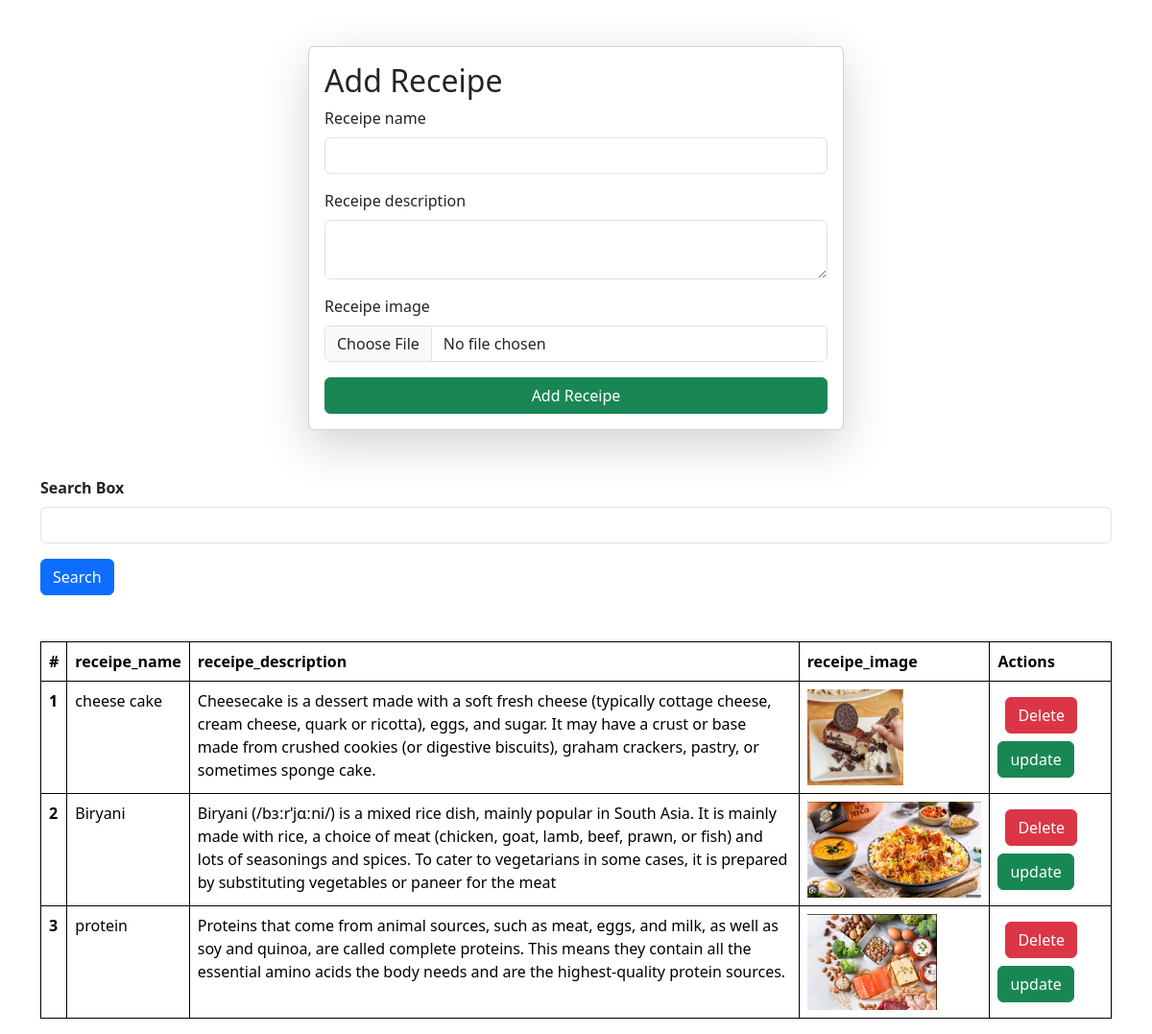
Screenshot of /receipes/ with the database file from the repository.
### vege/models.py (models this page shows, shortened)
class Receipe(models.Model):
    receipe_name = models.CharField(max_length=100)
    receipe_description = models.TextField()
    receipe_image = models.ImageField(upload_to="receipe")

### vege/views.py (the view, shortened to what this page needs)
def receipes(request):
    queryset = Receipe.objects.all()
    if request.GET.get('Search'):
        print(request.GET.get('Search'))
        queryset = queryset.filter(receipe_name__icontains = request.GET.get('Search'))
    context = {'receipes' : queryset}
    return render(request , 'receipes.html' , context)

### vege/templates/receipes.html (shortened to what this page needs)
{% extends  "base.html" %}
{% block start %}
<div class="container mt-5">
    <form class=" col-6 mx-auto card p-3 shadow-lg" method="post" enctype="multipart/form-data">
        <h2>Add Receipe</h2>
        <div class="mb-3">
          <label for="exampleInputEmail1" class="form-label">Receipe name</label>
          <input name = "receipe_name" required type="text" class="form-control" >
        </div>
        <div class="mb-3">
          <label for="exampleInputPassword1" name="receipe_description" class="form-label">Receipe description</label>
          <textarea class="form-control" name="receipe_description" required ></textarea>
        </div>
        <div class="mb-3">
            <label for="exampleInputEmail1"  class="form-label">Receipe image</label>
            <input name="receipe_image" type="file" class="form-control" >
          </div>
        <button type="submit" class="btn btn-success">Add Receipe</button>
      </form>
          <form>
          <div class = "mb-3">
            <label for ="exampleInputEmail1" class="form-label"><strong>Search Box</strong></label>
            <input name = "Search"   type="text" class="form-control">
      </div>
        <button type="submit" class = "btn btn-primary">Search</button>
      </form>
      <table class="table mt mt-5">
        <thead>
          <tr>
            <th scope="col">#</th>
            <th scope="col">receipe_name</th>
            <th scope="col">receipe_description</th>
            <th scope="col">receipe_image</th>
            <th scope="col">Actions</th>
          </tr>
        </thead>
        <tbody>
        {% for receipe in receipes %}
          <tr>
            <th scope="row">{{ forloop.counter}}</th>
            <td>{{receipe.receipe_name}}</td>
            <td>{{receipe.receipe_description}}</td>
            <td>
                <img src = "/media/{{ receipe.receipe_image }} " style = "height: 100px;" >  </td>
            <td>
                <a href="/delete_receipe/{{receipe.id}}" class = "btn btn-danger m-2">Delete</a>
                <a href="/update_receipe/{{receipe.id}}" class = "btn btn-success">update</a>
            </td>
          </tr>
          {% endfor %}
        </tbody>
      </table>
</div>
 {% endblock %}

### home/templates/base.html (shortened to what this page needs)
<!DOCTYPE html>
<html lang="en">
<head>
    <link href="https://cdn.jsdelivr.net/npm/bootstrap@5.3.3/dist/css/bootstrap.min.css" rel="stylesheet">
</head>
<body>
    {% block start %}
    {% endblock %}
</body>
</html>

### home/templates/base.html (style rules this page uses)
table, th, td { border: 1px solid black; }

### rows the page displays
Receipe: receipe_name "cheese cake", receipe_description "Cheesecake is a dessert made with a soft fresh cheese (typically cottage cheese, cream cheese, quark or ricotta), eggs, and sugar. It may have a crust or base made from crushed cookies (or digestive biscuits), graham crackers, pastry, or sometimes sponge cake.", receipe_image (picture)
Receipe: receipe_name "Biryani", receipe_description "Biryani (/bɜːrˈjɑːni/) is a mixed rice dish, mainly popular in South Asia. It is mainly made with rice, a choice of meat (chicken, goat, lamb, beef, prawn, or fish) and lots of seasonings and spices. To cater to vegetarians in some cases, it is prepared by substituting vegetables or paneer for the meat", receipe_image (picture)
Receipe: receipe_name "protein", receipe_description "Proteins that come from animal sources, such as meat, eggs, and milk, as well as soy and quinoa, are called complete proteins. This means they contain all the essential amino acids the body needs and are the highest-quality protein sources.", receipe_image (picture)
